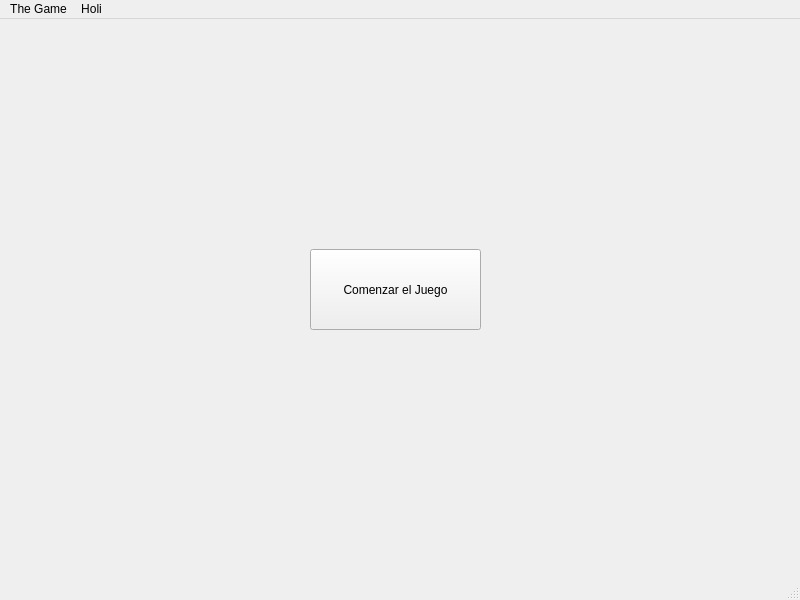
<?xml version="1.0" encoding="UTF-8"?>
<ui version="4.0">
 <class>mainWindows</class>
 <widget class="QMainWindow" name="mainWindows">
  <property name="geometry">
   <rect>
    <x>0</x>
    <y>0</y>
    <width>800</width>
    <height>600</height>
   </rect>
  </property>
  <property name="mouseTracking">
   <bool>true</bool>
  </property>
  <property name="windowTitle">
   <string>MainWindow</string>
  </property>
  <widget class="QWidget" name="centralwidget">
   <widget class="QPushButton" name="botonComenzar">
    <property name="geometry">
     <rect>
      <x>310</x>
      <y>230</y>
      <width>171</width>
      <height>81</height>
     </rect>
    </property>
    <property name="cursor">
     <cursorShape>PointingHandCursor</cursorShape>
    </property>
    <property name="text">
     <string>Comenzar el Juego</string>
    </property>
   </widget>
  </widget>
  <widget class="QMenuBar" name="menubar">
   <property name="geometry">
    <rect>
     <x>0</x>
     <y>0</y>
     <width>800</width>
     <height>21</height>
    </rect>
   </property>
   <widget class="QMenu" name="menuThe_Game">
    <property name="title">
     <string>The Game</string>
    </property>
    <addaction name="actionJugar"/>
   </widget>
   <widget class="QMenu" name="menuHoli">
    <property name="title">
     <string>Holi</string>
    </property>
    <addaction name="actionHoli"/>
   </widget>
   <addaction name="menuThe_Game"/>
   <addaction name="menuHoli"/>
  </widget>
  <widget class="QStatusBar" name="statusbar"/>
  <action name="actionHoli">
   <property name="text">
    <string>Holi</string>
   </property>
  </action>
  <action name="actionJugar">
   <property name="text">
    <string>Jugar</string>
   </property>
  </action>
 </widget>
 <resources/>
 <connections/>
</ui>
